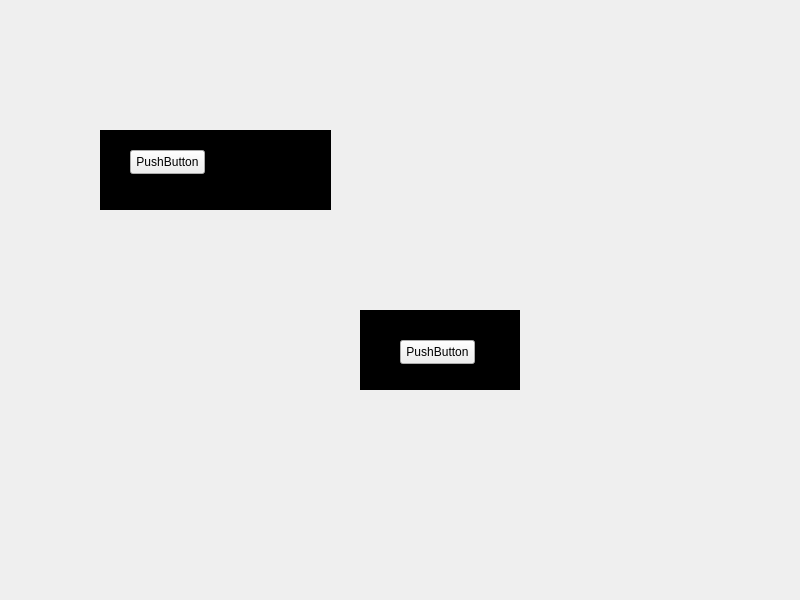
<?xml version="1.0" encoding="UTF-8"?>
<ui version="4.0">
 <class>Widget</class>
 <widget class="QWidget" name="Widget">
  <property name="geometry">
   <rect>
    <x>0</x>
    <y>0</y>
    <width>800</width>
    <height>600</height>
   </rect>
  </property>
  <property name="windowTitle">
   <string>Widget</string>
  </property>
  <widget class="QFrame" name="frame">
   <property name="geometry">
    <rect>
     <x>100</x>
     <y>130</y>
     <width>231</width>
     <height>80</height>
    </rect>
   </property>
   <property name="styleSheet">
    <string notr="true">QFrame {background-color: rgb(256, 256, 56)}</string>
   </property>
   <property name="frameShape">
    <enum>QFrame::StyledPanel</enum>
   </property>
   <property name="frameShadow">
    <enum>QFrame::Raised</enum>
   </property>
   <widget class="QPushButton" name="pushButton">
    <property name="geometry">
     <rect>
      <x>30</x>
      <y>20</y>
      <width>75</width>
      <height>24</height>
     </rect>
    </property>
    <property name="text">
     <string>PushButton</string>
    </property>
   </widget>
  </widget>
  <widget class="QWidget" name="horizontalLayoutWidget">
   <property name="geometry">
    <rect>
     <x>130</x>
     <y>90</y>
     <width>160</width>
     <height>80</height>
    </rect>
   </property>
   <layout class="QHBoxLayout" name="horizontalLayout"/>
  </widget>
  <widget class="QWidget" name="horizontalLayoutWidget_2">
   <property name="geometry">
    <rect>
     <x>360</x>
     <y>310</y>
     <width>160</width>
     <height>80</height>
    </rect>
   </property>
   <layout class="QHBoxLayout" name="horizontalLayout_2">
    <item>
     <widget class="QFrame" name="frame_2">
      <property name="styleSheet">
       <string notr="true">QFrame {background-color: rgb(256, 256, 56)}</string>
      </property>
      <property name="frameShape">
       <enum>QFrame::StyledPanel</enum>
      </property>
      <property name="frameShadow">
       <enum>QFrame::Raised</enum>
      </property>
      <widget class="QPushButton" name="pushButton_2">
       <property name="geometry">
        <rect>
         <x>40</x>
         <y>30</y>
         <width>75</width>
         <height>24</height>
        </rect>
       </property>
       <property name="text">
        <string>PushButton</string>
       </property>
      </widget>
     </widget>
    </item>
   </layout>
  </widget>
 </widget>
 <resources/>
 <connections/>
</ui>
